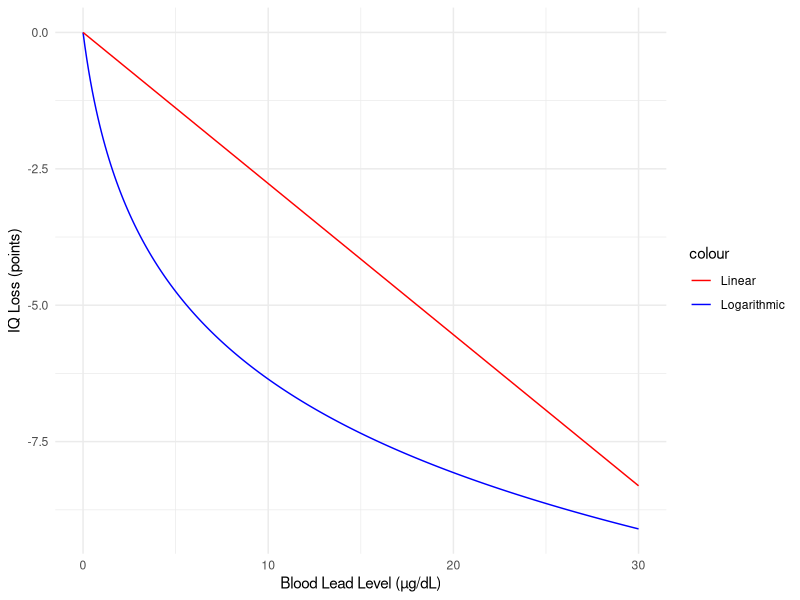
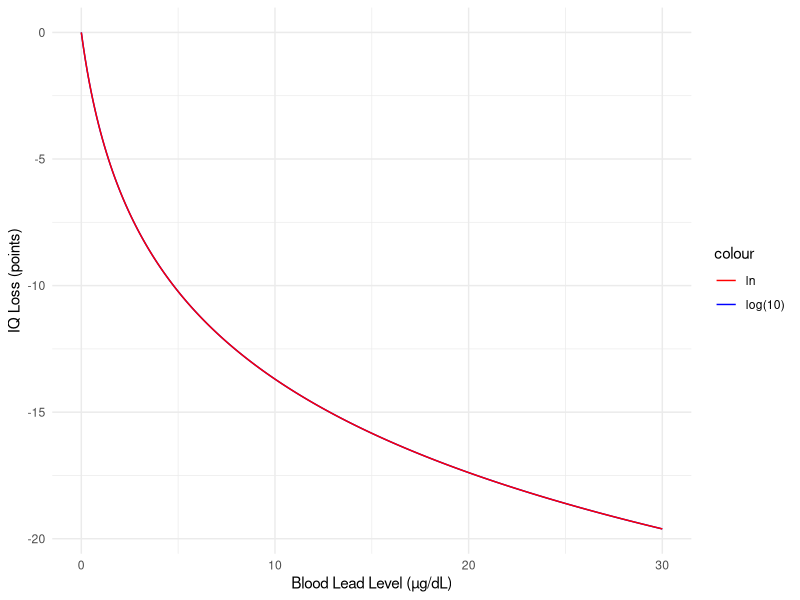
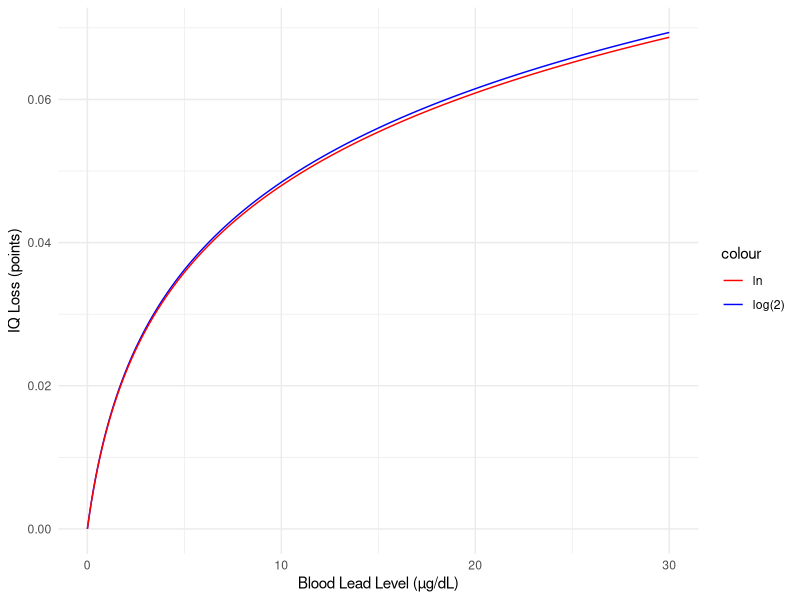
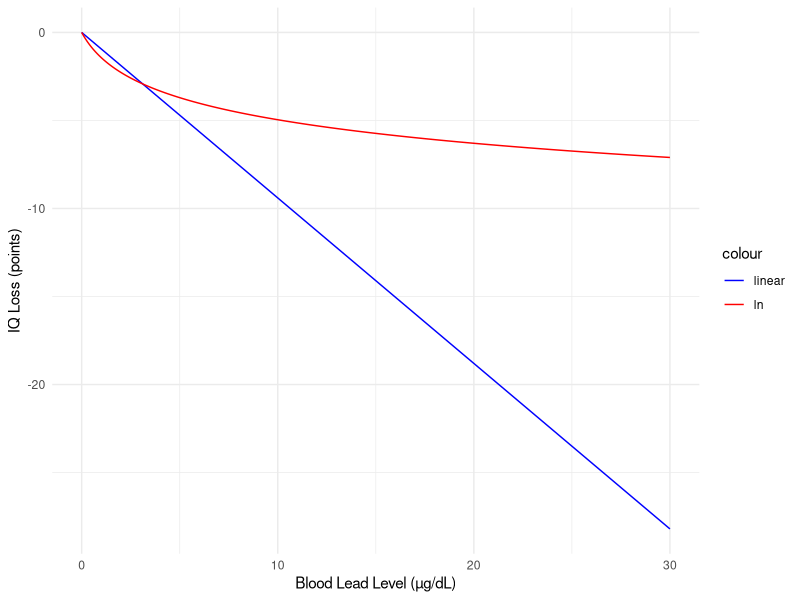
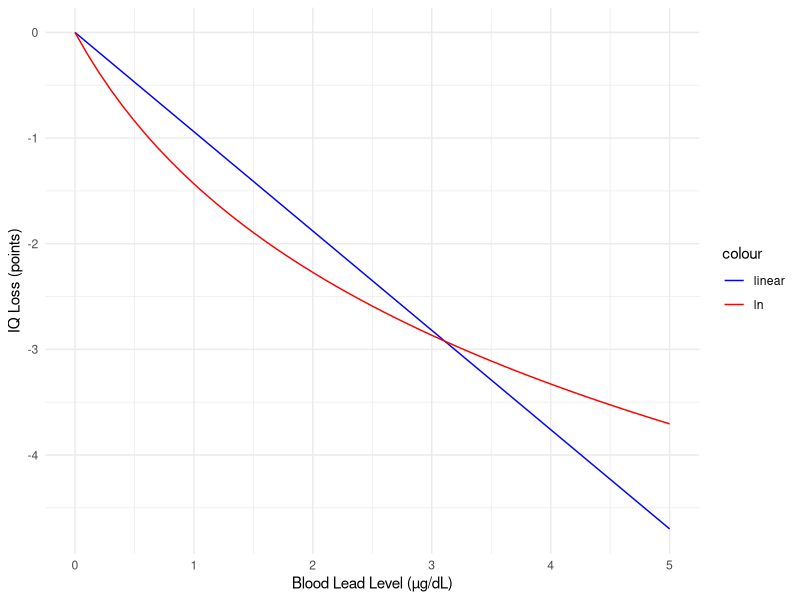

R code for these plots, in order:
# Compare log vs linear Exposure-Response Functions ----
# (both are beta from Crump et al. 2013, original is fpr ln(BLL), beta_lin was transformed to linear)

library(ggplot2)

beta_log <- -2.650
beta_linear <- -0.277

blood_lead <- seq(0, 30, by = 0.1)

IQ_loss_log <- beta_log * log(blood_lead + 1)
IQ_loss_linear <- beta_linear * blood_lead

plot_data <- data.frame(
  blood_lead = blood_lead,
  log_ERF = IQ_loss_log,
  linear_ERF = IQ_loss_linear
)

ggplot(plot_data, aes(x = blood_lead)) +
  geom_line(aes(y = log_ERF, color = "Logarithmic")) +
  geom_line(aes(y = linear_ERF, color = "Linear")) +
  scale_color_manual(values = c("Logarithmic" = "blue", "Linear" = "red")) +
  labs(
    x = "Blood Lead Level (µg/dL)",
    y = "IQ Loss (points)"
  ) +
  theme_minimal()

# transformation to linear appears to be invalid

# visually check transformations to ln(BLL) as an alternative
# case 1: from log10(BLL) to ln(BLL): Dantzer et al. 2020
Dantzerbeta_log10 <- -13.15
Dantzerbeta_ln <- -5.711

blood_lead <- seq(0, 30, by = 0.1)

IQ_loss_log10 <- Dantzerbeta_log10 * log10(blood_lead + 1)
IQ_loss_ln <- Dantzerbeta_ln * log(blood_lead + 1)

Dantzerplot_data <- data.frame(
  blood_lead = blood_lead,
  log_ERF = IQ_loss_log10,
  ln_ERF = IQ_loss_ln
)

ggplot(Dantzerplot_data, aes(x = blood_lead)) +
  geom_line(aes(y = log_ERF, color = "log(10)")) +
  geom_line(aes(y = ln_ERF, color = "ln")) +
  scale_color_manual(values = c("log(10)" = "blue", "ln" = "red")) +
  labs(
    x = "Blood Lead Level (µg/dL)",
    y = "IQ Loss (points)"
  ) +
  theme_minimal()
# very similar

# case 2: from log2(BLL) to ln(BLL): Desrochers-Couture et al. 2018
Desrochersbeta_log2 <- 0.014
Desrochersbeta_ln <- 0.020

blood_lead <- seq(0, 30, by = 0.1)

IQ_loss_log2 <- Desrochersbeta_log2 * log2(blood_lead + 1)
IQ_loss_ln <- Desrochersbeta_ln * log(blood_lead + 1)

Desrochersplot_data <- data.frame(
  blood_lead = blood_lead,
  log_ERF = IQ_loss_log2,
  ln_ERF = IQ_loss_ln
)

ggplot(Desrochersplot_data, aes(x = blood_lead)) +
  geom_line(aes(y = log_ERF, color = "log(2)")) +
  geom_line(aes(y = ln_ERF, color = "ln")) +
  scale_color_manual(values = c("log(2)" = "blue", "ln" = "red")) +
  labs(
    x = "Blood Lead Level (µg/dL)",
    y = "IQ Loss (points)"
  ) +
  theme_minimal()
# very similar

# case 3: from linear to ln(BLL): Iglesias et al. 2011, reference BLL 2.2 µg/dL
Iglesiasbeta_linear <- -0.940
Iglesiasbeta_ln <- -2.068

blood_lead <- seq(0, 30, by = 0.1)

IQ_loss_linear <- Iglesiasbeta_linear * blood_lead
IQ_loss_ln <- Iglesiasbeta_ln * log(blood_lead + 1)

Iglesiasplot_data <- data.frame(
  blood_lead = blood_lead,
  linear_ERF = IQ_loss_linear,
  ln_ERF = IQ_loss_ln
)

ggplot(Iglesiasplot_data, aes(x = blood_lead)) +
  geom_line(aes(y = linear_ERF, color = "linear")) +
  geom_line(aes(y = ln_ERF, color = "ln")) +
  scale_color_manual(values = c("linear" = "blue", "ln" = "red")) +
  labs(
    x = "Blood Lead Level (µg/dL)",
    y = "IQ Loss (points)"
  ) +
  theme_minimal()
# does not appear to be a valid approximation in high concentration, lets zoom in on lower concentration

blood_lead_low <- seq(0, 5, by = 0.1)

IQ_loss_linear <- Iglesiasbeta_linear * blood_lead_low
IQ_loss_ln <- Iglesiasbeta_ln * log(blood_lead_low + 1)

Iglesiasplot_data <- data.frame(
  blood_lead_low = blood_lead_low,
  linear_ERF = IQ_loss_linear,
  ln_ERF = IQ_loss_ln
)

ggplot(Iglesiasplot_data, aes(x = blood_lead_low)) +
  geom_line(aes(y = linear_ERF, color = "linear")) +
  geom_line(aes(y = ln_ERF, color = "ln")) +
  scale_color_manual(values = c("linear" = "blue", "ln" = "red")) +
  labs(
    x = "Blood Lead Level (µg/dL)",
    y = "IQ Loss (points)"
  ) +
  theme_minimal()
# does not appear to be a valid approximation in lower concentration
